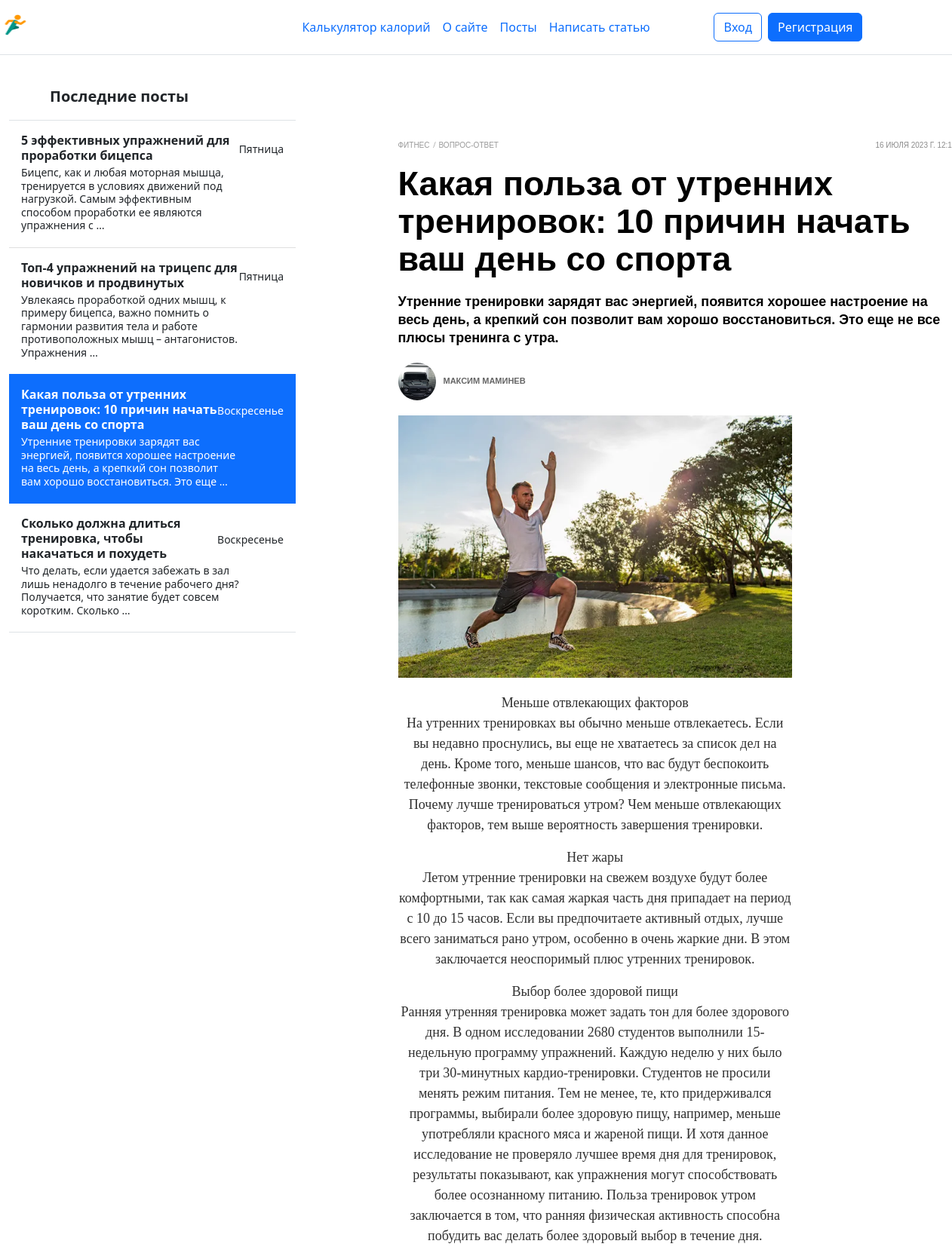
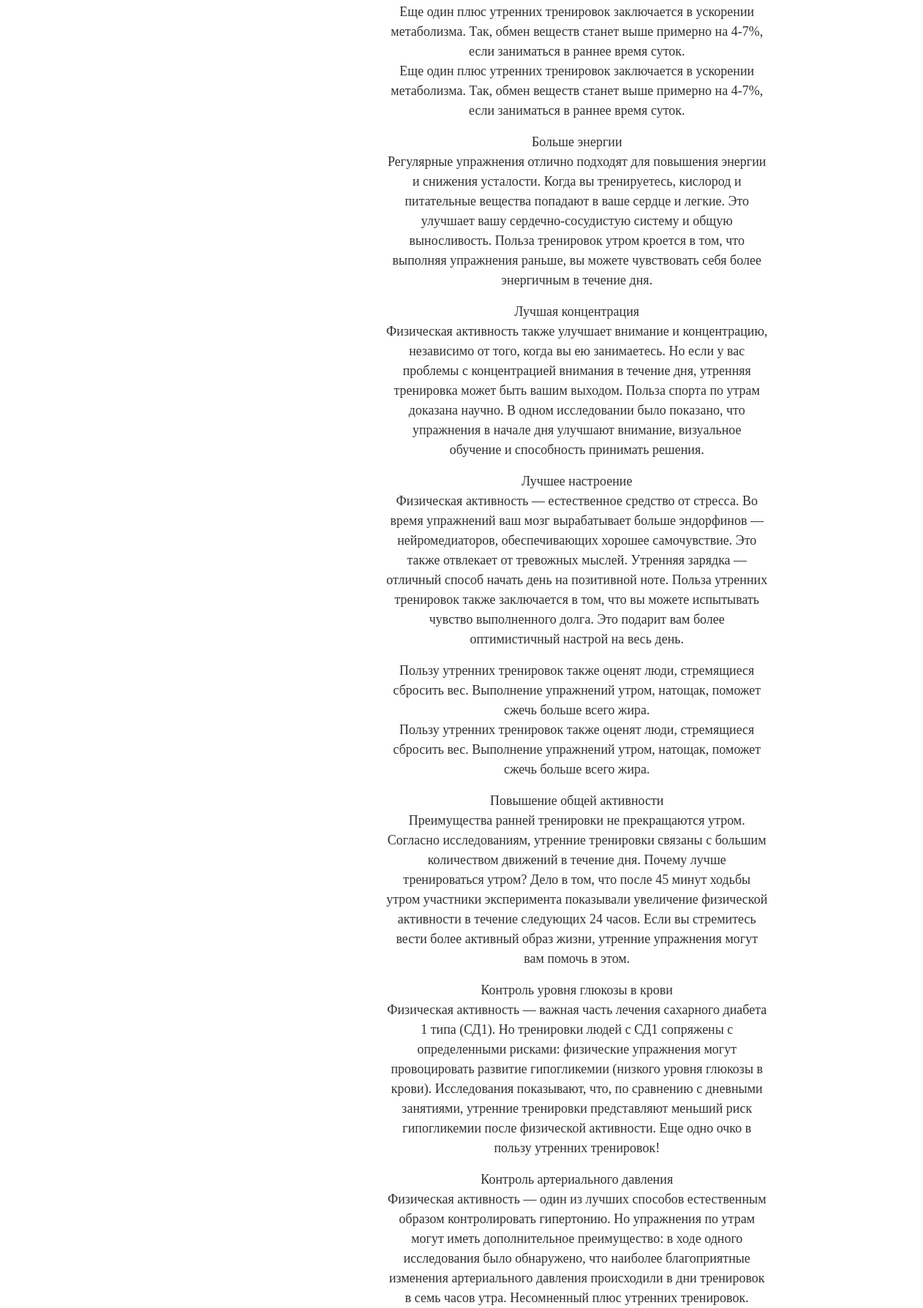
The app's page /posts/kakaya-polza-ot-utrennih-trenirovok-10-prichin-nachat-vash-den-so-sporta/ (upper part) with its own data (2 pictures, top to bottom).
### calorie_calculator/models.py (models this page shows)
class Menu(models.Model):
    name = models.CharField(max_length=255, blank=True, verbose_name='Название')
    description = models.TextField(verbose_name='Описание')
    slug = models.CharField(max_length=255, verbose_name='URL', unique=True, null=True, blank=True)
    view_name = models.CharField(max_length=255, verbose_name='Название view', null=True)
    title_for_page = models.CharField(max_length=255, verbose_name='Заголовок для страницы', blank=True, null=True)
    def get_absolute_url(self):
        if self.slug is None:
            return reverse('home')
        return reverse(viewname=f'{self.view_name}')
    def __str__(self):
        return self.name

### posts/models.py (models this page shows, shortened)
class Posts(models.Model):
    title = models.CharField(max_length=255, verbose_name='Заголовок')
    content = models.TextField(verbose_name='Текст поста')
    description = models.CharField(max_length=255, verbose_name='Краткое описание статьи')
    slug = models.SlugField(max_length=255, db_index=True, unique=True, verbose_name='URL')
    cat = models.ForeignKey('Category', on_delete=models.CASCADE, verbose_name='Категория', null=True)
    time_create = models.DateTimeField(auto_now_add=True, verbose_name='Время создания')
    photo = models.ImageField(upload_to='photos/%Y/%m/%d', verbose_name='Картинка', null=True)
    author = models.ForeignKey(AUTH_USER_MODEL, on_delete=models.CASCADE, verbose_name='Автор', blank=True, null=True)
    is_published = models.BooleanField(verbose_name='Публикация', default=False)
    class Meta:
        verbose_name = 'Посты'
        verbose_name_plural = 'Посты'
        ordering = ['-time_create', '-title']
    def get_absolute_url(self):
        return reverse('post', kwargs={'post_slug': self.slug})

class Category(models.Model):
    name = models.CharField(max_length=255, blank=True, verbose_name='Название категории')
    slug = models.SlugField(max_length=255, unique=True, verbose_name='URL', db_index=True)
    def __str__(self):
        return self.name
    class Meta:
        verbose_name = 'Категория'
        verbose_name_plural = 'Категории'
        ordering = ['id']

### registration/models.py (models this page shows)
class CustomUser(AbstractUser):
    avatar = models.ImageField(upload_to='avatars/', blank=True, null=True)
    email = models.EmailField(unique=True)

### posts/views.py (the view)
# urls.py: path('<slug:post_slug>/', Post.as_view(), name='post')
class Post(DetailView, DataMixin):
    model = Posts
    template_name = 'posts/show_post.html'
    context_object_name = 'post'
    slug_url_kwarg = 'post_slug'
    def get_context_data(self, *, object_list=None, **kwargs):
        context = super().get_context_data(**kwargs)
        user_context = self.get_user_context(title=self.get_object().title)
        comments = Comment.objects.filter(post=self.object)
        paginator = Paginator(comments, 5)  # Здесь 5 - количество комментариев на одной странице
        page_number = self.request.GET.get('page')
        page_obj = paginator.get_page(page_number)
        context['comments'] = page_obj
        form = CommentForm()
        context['form'] = form
        return dict(list(context.items()) + list(user_context.items()))
    def post(self, request, *args, **kwargs):
        post = self.get_object()
        user = request.user
        content = request.POST.get('content')
        Comment.objects.create(post=post, user=user, content=content)
        return HttpResponseRedirect(reverse('post', kwargs={'post_slug': post.slug}))

### utils.py (called while the page is built)
    def get_user_context(self, **kwargs):
        context = kwargs
        last_posts = Posts.objects.all().filter(is_published=True).order_by('-time_create')[:6]
        menu = Menu.objects.all()
        context['menu'] = menu
        context['last_posts'] = last_posts
        return context

### posts/templates/posts/show_post.html (shortened to what this page needs)
{% extends 'common/base.html' %}
{% block content %}
<div data-v-670ba17f="" class="detail-page__article"> <div data-v-670ba17f="" itemscope="itemscope" itemtype="http://schema.org/Article" id="article-1985365" class="article-detail-page article article--0"> <div id="article-detail_1985365" itemprop="articleBody" class="article-detail article-detail_order_0 article-detail-with_vertical-video-recommendation"> <div class="article-detail__desc"><header class="article-detail__header"> <div data-v-fa46edbe="" class="article-detail__breadcrumbs breadcrumbs breadcrumbs_skin_grey"><div data-v-fa46edbe="" class="breadcrumbs__list"><div data-v-fa46edbe="" itemprop="articleSection" class="breadcrumbs__item"><a data-v-fa46edbe="" href="/fitness/" class="breadcrumbs__link nuxt-link-active">
    Фитнес
  </a></div><div data-v-fa46edbe="" itemprop="articleSection" class="breadcrumbs__item"><a data-v-fa46edbe="" href="/fitness/training/" class="breadcrumbs__link nuxt-link-active">
    {{post.cat}}
  </a></div></div> <div data-v-fa46edbe="" itemprop="datePublished dateModified" datetime="2023-06-19T09:32:00.000Z" class="breadcrumbs__date">
{{post.time_create}}
</div></div>  <h1 itemprop="headline" class="article-detail__title">{{post.title}}</h1>  <div class="article-detail__subtitle">{{post.description}}</div>  <div data-v-c7726334="" class="author-wrapper article-detail__author"><div data-v-c7726334="" itemprop="author" itemscope="itemscope" itemtype="http://schema.org/Person" class="author-article author-article_skin_grey"><a data-v-c7726334="" href="/author/rotach/" class="author-article__cnt --is-really" itemprop="url"><div data-v-c7726334="" class="picture picture-container picture-container_stretch picture-container_circle"><div class="picture-container__wrapper picture-container__wrapper_defined_ratio"><figure class="picture"><picture itemscope="itemscope" itemtype="https://schema.org/ImageObject" class="picture__content"><meta itemprop="url" content="{{post.author.avatar.url}}"> <meta itemprop="width" content="50"> <meta itemprop="height" content="50"> <meta itemprop="representativeOfPage" content="1"> <source type="image/webp" srcset="{{post.author.avatar.url}} 1x, {{post.author.avatar.url}} 2x">  <img width="50" height="50" alt="{{post.author.first_name}}" title="" draggable="false" itemprop="image" src="{{post.author.avatar.url}}" srcset="{{post.author.avatar.url}} 1x, {{post.author.avatar.url}} 2x"></picture></figure> <div title="" class="picture-layer" style="padding-top: 100%;"></div></div></div> <div data-v-c7726334="" class="author-info"><div data-v-c7726334="" field="name" itemprop="name" class="author-info__name">{{post.author.first_name}} {{post.author.last_name}}</div> <div data-v-c7726334="" field="description" itemprop="jobTitle" class="author-info__description"></div></div></a></div> </div>
  </a></div></div></div> </div></header> <div class="article-detail__image"><div class="picture-container picture-container_stretch"><div class="picture-container__wrapper picture-container__wrapper_defined_ratio"><figure class="picture"><picture class="picture__content"> <source media="(max-width: 509.9px)" type="image/webp" srcset="{{post.photo.url}} 2x"><source media="(min-width: 510px)" type="image/webp" srcset="{{post.photo.url}} 1x, {{post.photo.url}} 2x"> <source media="(max-width: 509.9px)" srcset="{{post.photo.url}} 1x, {{post.photo.url}} 2x"><source media="(min-width: 510px)" srcset="{{post.photo.url}} 1x, {{post.photo.url}} 2x"> <img width="666" height="444" alt="{{post.title}}" title="{{post.title}}" draggable="false" src="{{post.photo.url}}" srcset="{{post.photo.url}} 1x, {{post.photo.url}} 2x"></picture></figure> <div title="Упражнение «Прогулка фермера»: как его правильно выполнять и&amp;nbsp;почему стоит включить в&amp;nbsp;программу" class="picture-layer" style="padding-top: 66.6667%;"></div></div></div> </div><div class="article-detail__content"><div><div class="article-detail_tag_div"> <div class="article-element article-element_map"><div data-v-7c53ddb8="" class="article-map"><div data-v-7c53ddb8="" class="article-map__title">{{post.content|linebreaks}}</div>
  <br><br>
{% endblock %}

### templates/common/base.html (shortened to what this page needs)
{% load static %}
<!DOCTYPE html>
<html lang="en">
<head>
    <link rel="stylesheet" href="https://cdn.jsdelivr.net/npm/bootstrap@5.2.3/dist/css/bootstrap.min.css">
    <link rel="stylesheet" href="{% static 'css/styles.css' %}">
    <link rel="stylesheet" href="{% static 'calorie_calculator/css/styles.css' %}">
    <link rel="stylesheet" href="{% static 'posts/css/style.css' %}">
    <link rel="stylesheet" href="{% static 'posts/css/addpage.css' %}">
    <link rel="stylesheet" href="{% static 'posts/css/paginator.css' %}">
    <link rel="stylesheet" href="{% static 'posts/css/comments.css' %}">
</head>
<body>
    {% block header %}
    <header class="d-flex flex-wrap align-items-center justify-content-center justify-content-md-between py-3 mb-4 border-bottom">
        <div class="col-md-3 mb-2 mb-md-0 dop_png">
          <a href="/" class="d-inline-flex link-body-emphasis text-decoration-none">
            <img src="{% static 'calorie_calculator/images/main.png' %}" width="40" height="32">
          </a>
        </div>
        <ul class="nav col-12 col-md-auto mb-2 justify-content-center mb-md-0 dop_header">
          {% for m in menu %}
          {% if m.slug == request.path|slice:'1:'|slice:'-1' or m.slug is None and request.path == '/' %}
          <li class="nav-link px-2 link-secondary">{{m}}</li>
          {% else %}
          <li><a href="{{m.get_absolute_url}}" class="nav-link px-2">{{m}}</a></li>
        {% endif %}
        {% endfor %}
        </ul>
        <div class="col-md-3 text-end dop_login">
          {% if request.user.is_authenticated %}
          <form action="{% url 'logout' %}">
            <div class="d-flex">
              <button type="button" class="btn btn-outline-primary me-2">Привет, {{request.user.first_name}}!</button>
              <button type="submit" class="btn btn-primary">Выйти</button>
            </div>
          </form>
          {% else %}
          <form action="{% url 'login' %}">
            <div class="d-flex">
              <button type="submit" class="btn btn-outline-primary me-2">Вход</button>
            </form>
              <form action="{% url 'register' %}">
                <button type="submit" class="btn btn-primary">Регистрация</button>
              </div>
          {% endif %}
      </header>
    {% endblock %}
    <div class="container-fluid">
      <div class="row">
        <div class="col-md-3 sidebar dop_sidebar">
    {% block sidebar %}
    <div class="d-flex flex-column align-items-stretch flex-shrink-0 bg-body-tertiary" style="width: 380px;">
      <a href="{% url 'PostsHome' %}" class="d-flex align-items-center flex-shrink-0 p-3 link-body-emphasis text-decoration-none border-bottom">
        <svg class="bi pe-none me-2" width="30" height="24"><use xlink:href="#bootstrap"></use></svg>
        <span class="fs-5 fw-semibold">Последние посты</span>
      </a>
      <div class="list-group list-group-flush border-bottom scrollarea mini_tel">
      {% for p in last_posts %}
        {% if request.path_info|slice:'7:'|slice:'0:-1' == p.slug %}
        <a href="{{p.get_absolute_url}}" class="list-group-item list-group-item-action active py-3 lh-sm" aria-current="true">
          <div class="d-flex w-100 align-items-center justify-content-between">
            <strong class="mb-1">{{p.title}}</strong>
            <small>{{ p.time_create|date:'l' }}</small>
          </div>
          <div class="col-10 mb-1 small">{{p.description|truncatewords:20}}</div>
        </a>
        {% else %}
        <a href="{{p.get_absolute_url}}" class="list-group-item list-group-item-action py-3 lh-sm">
          <div class="d-flex w-100 align-items-center justify-content-between">
            <strong class="mb-1">{{p.title}}</strong>
            <small class="text-body-secondary">{{ p.time_create|date:'l' }}</small>
          </div>
          <div class="col-10 mb-1 small">{{p.description|truncatewords:20}}</div>
        </a>
        {% endif %}
        {% endfor %}
      </div>
    </div>
    {% endblock %}
  </div>
  <div class="col-md-9 content mobile">
    <div class="content content-text-center">
    {% block content %}
    {% endblock %}
        </div>
    </div>
  </div>
  </div>
</body>
</html>

### calorie_calculator/static/calorie_calculator/css/styles.css (style rules this page uses)
.content-text-center { margin: 10px 150px; text-align: center; padding: 50px; }
html, body { height: 100%; }
body { display: flex; flex-direction: column; }
.container-fluid { flex: 1; }

### records on screen
Menu: name "Калькулятор калорий"
Menu: name "О сайте"
Menu: name "Посты"
Menu: name "Написать статью"
Posts: title "5 эффективных упражнений для проработки бицепса", time_create "Пятница", description "Бицепс, как и любая моторная мышца, тренируется в условиях движений под нагрузкой. Самым эффективным способом проработки ее являются упражнения с …"
Posts: title "Топ-4 упражнений на трицепс для новичков и продвинутых", time_create "Пятница", description "Увлекаясь проработкой одних мышц, к примеру бицепса, важно помнить о гармонии развития тела и работе противоположных мышц – антагонистов. Упражнения …"
Posts: title "Какая польза от утренних тренировок: 10 причин начать ваш день со спорта", time_create "Воскресенье", description "Утренние тренировки зарядят вас энергией, появится хорошее настроение на весь день, а крепкий сон позволит вам хорошо восстановиться. Это еще …", cat "ВОПРОС-ОТВЕТ", time_create "16 ИЮЛЯ 2023 Г.…", description "Утренние тренировки зарядят вас энергией, появится хорошее настроение на весь день, а крепкий сон позволит вам хорошо восстановиться. Это еще не все плюсы тренинга с утра.", author.avatar (picture), author.first_name "МАКСИМ", author.last_name "МАМИНЕВ", photo (picture), content "Меньше отвлекающих факторов На утренних тренировках вы обычно меньше отвлекаетесь. Если вы недавно проснулись, вы еще не хватаетесь за список дел на день. Кроме того, меньше шансов, что вас будут беспокоить телефонные звонки, текстовые сообщения и электронные письма. Почему лучше тренироваться утром? Чем меньше отвлекающих факторов, тем выше вероятность завершения тренировки. Нет жары Летом утренние тренировки на свежем воздухе будут более комфортными, так как самая жаркая часть дня припадает на период с 10 до 15 часов. Если вы предпочитаете активный отдых, лучше всего заниматься рано утром, особенно в очень жаркие дни. В этом заключается неоспоримый плюс утренних тренировок. Выбор более…"
Posts: title "Сколько должна длиться тренировка, чтобы накачаться и похудеть", time_create "Воскресенье", description "Что делать, если удается забежать в зал лишь ненадолго в течение рабочего дня? Получается, что занятие будет совсем коротким. Сколько …"
